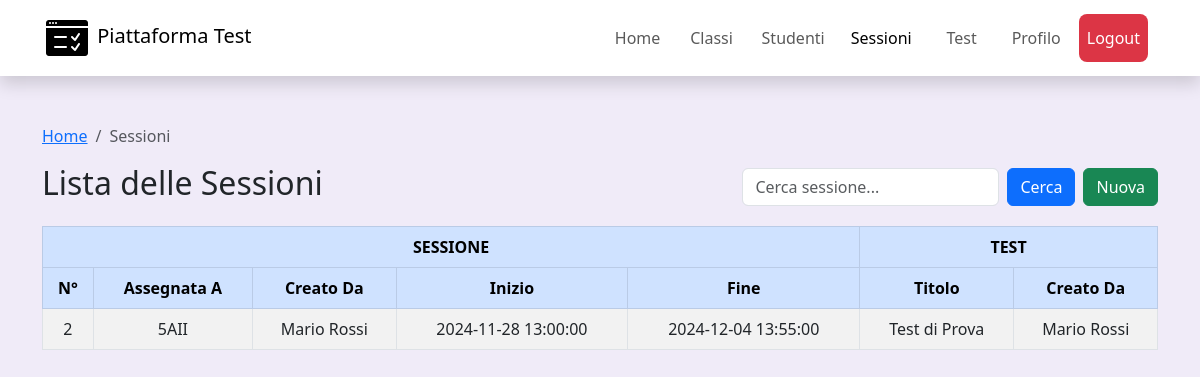
/frontend/views/sessioni.php (signed in), run on the app's committed database.
### tables this page shows
CREATE TABLE `sessione` (
  `id` int(11) NOT NULL,
  `test_id` int(11) NOT NULL,
  `classe_id` int(11) NOT NULL,
  `cf_docente` varchar(16) NOT NULL,
  `data_inizio` datetime NOT NULL,
  `data_fine` datetime NOT NULL
);

CREATE TABLE `classe` (
  `id` int(11) NOT NULL,
  `nome` varchar(25) NOT NULL,
  `anno_scolastico` varchar(9) NOT NULL
);

CREATE TABLE `utente` (
  `codice_fiscale` varchar(16) NOT NULL,
  `nome` varchar(50) NOT NULL,
  `cognome` varchar(50) NOT NULL,
  `login` varchar(50) NOT NULL,
  `password` varchar(100) NOT NULL,
  `ruolo` enum('STUDENTE','DOCENTE','','') NOT NULL DEFAULT 'STUDENTE'
);

CREATE TABLE `test` (
  `id` int(11) NOT NULL,
  `titolo` varchar(100) NOT NULL,
  `cf_docente` varchar(16) NOT NULL
);

### frontend/views/sessioni.php (the view, shortened to what this page needs)
<?php
require("./../../backend/Include/db_connect.php");
$filter = isset($_GET['filter']) ? trim($_GET['filter']) : '';
$SQL_query = "SELECT
                s.id AS sessione_id,
                d_s.nome AS sessione_docente_nome,
                d_s.cognome AS sessione_docente_cognome,
                s.data_inizio AS sessione_inizio,
                s.data_fine AS sessione_fine,
                t.titolo AS test_titolo,
                d_t.nome AS test_docente_nome,
                d_t.cognome AS test_docente_cognome,
                c.nome AS classe_nome
            FROM
                sessione AS s
            JOIN
                test AS t
            ON
                t.id=s.test_id
            JOIN
                utente AS d_s
            ON
                d_s.codice_fiscale=s.cf_docente
            JOIN
                utente AS d_t
            ON
                d_t.codice_fiscale=t.cf_docente
            JOIN
                classe AS c
            ON
                c.id=s.classe_id";
$stmt = $conn->prepare($SQL_query);
$stmt->execute();
$result = $stmt->get_result();
?>
<!DOCTYPE html>
<html lang="en">
<head>
    <link href="https://cdn.jsdelivr.net/npm/bootstrap@5.3.0/dist/css/bootstrap.min.css" rel="stylesheet">
</head>
<body style="background-color: rgb(240, 235, 248);">
    <?php include("components/navbar.php") ?>
    <div class="container mt-5">
        <div>
            <nav aria-label="breadcrumb">
                <ol class="breadcrumb">
                    <li class="breadcrumb-item"><a href="index.php">Home</a></li>
                    <li class="breadcrumb-item active">Sessioni</li>
                </ol>
            </nav>
        </div>
        <div class="d-flex justify-content-between align-items-center mb-3">
            <h2>Lista delle Sessioni</h2>
            <form method="GET" class="d-flex justify-content-between">
                <input type="text" name="filter" class="form-control me-2" placeholder="Cerca sessione..."
                    value="<?php echo htmlspecialchars($filter); ?>">
                <button type="submit" class="btn btn-primary me-2">Cerca</button>
                <button type="submit" class="btn btn-success">Nuova</button>
            </form>
        </div>
        <table class="table table-bordered table-striped">
            <thead class="table-primary">
                <tr>
                    <th colspan="5">SESSIONE</th>
                    <th colspan="2">TEST</th>
                </tr>
                <tr>
                    <th>N°</th>
                    <th>Assegnata A</th>
                    <th>Creato Da</th>
                    <th>Inizio</th>
                    <th>Fine</th>
                    <th>Titolo</th>
                    <th>Creato Da</th>
                </tr>
            </thead>
            <tbody>
                <?php
                if ($result && $result->num_rows > 0) {
                    while ($row = $result->fetch_assoc()) {
                        echo "<tr>";
                        echo "<td>" . htmlspecialchars($row['sessione_id']) . "</td>";
                        echo "<td>" . htmlspecialchars($row['classe_nome']) . "</td>";
                        echo "<td>" . htmlspecialchars(ucfirst(strtolower($row['sessione_docente_nome'])) . " " . ucfirst(strtolower($row['sessione_docente_cognome']))) . "</td>";
                        echo "<td>" . htmlspecialchars($row['sessione_inizio']) . "</td>";
                        echo "<td>" . htmlspecialchars($row['sessione_fine']) . "</td>";
                        echo "<td>" . htmlspecialchars($row['test_titolo']) . "</td>";
                        echo "<td>" . htmlspecialchars(ucfirst(strtolower($row['test_docente_nome'])) . " " . ucfirst(strtolower($row['test_docente_cognome']))) . "</td>";
                        echo "</tr>";
                    }
                } else {
                    echo "<tr><td colspan='3' class='text-center'>Nessun studente trovato</td></tr>";
                }
                ?>
            </tbody>
        </table>
    </div>
</body>
</html>

### frontend/views/sessioni.php (style rules this page uses)
tr { text-align: center; }

### frontend/views/components/navbar.php (style rules this page uses)
.active { color: #fff; }

### data on the page
sessione: id "2", classe.nome "5AII", cf_docente.cognome "Mario Rossi", data_inizio "2024-11-28 13:00:00", data_fine "2024-12-04 13:55:00", test.titolo "Test di Prova"
